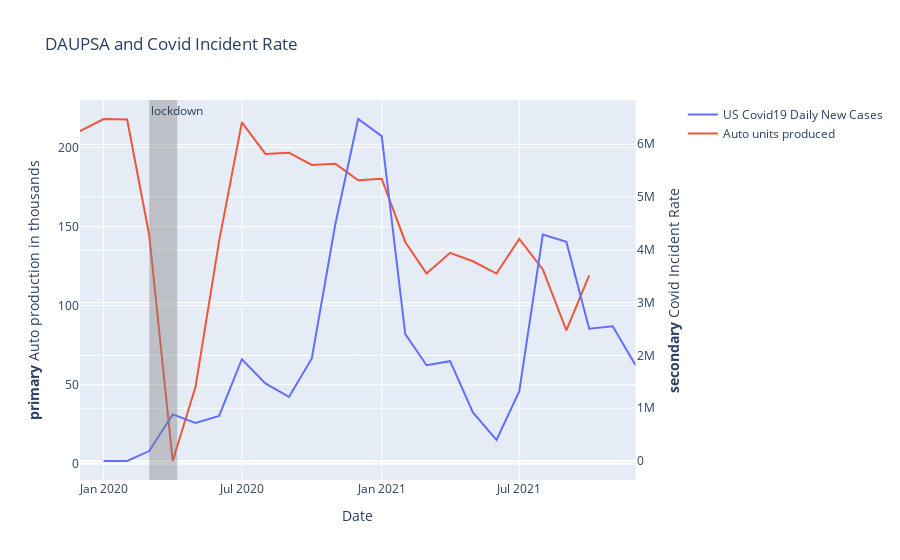

Notebook cell for this chart:
### Markdown cell above
The OICA data limits us to yearly observations so now we will look at the FRED Domestic Auto Production (DAUPSA). Domestic auto production is defined as all autos assembled in the U.S.

### Code cell
# formatting daupsa data 
daupsa_pdf.DATE = pd.to_datetime(daupsa_pdf.DATE) 
# filtering out values 
daupsa_pdf = daupsa_pdf[daupsa_pdf['DATE']>'2019-11']


# Formatting mothnly covid data 
us_new_cases_pdf['day'] = 1
us_new_cases_pdf['DATE'] = pd.to_datetime(us_new_cases_pdf[['year', 'month', 'day']])

# Plotting 
fig = make_subplots(specs=[[{"secondary_y": True}]])
# Add traces
fig.add_trace(
    go.Scatter(x=us_new_cases_pdf['DATE'], y=us_new_cases_pdf['New Cases'], name='US Covid19 Daily New Cases'),
    secondary_y=True,
)

fig.add_trace(
    go.Scatter(x=daupsa_pdf['DATE'], y=daupsa_pdf['DAUPSA'], name='Auto units produced'),
    secondary_y=False,
)

# Add figure title
fig.update_layout(
    title_text="DAUPSA and Covid Incident Rate"
)

# Set x-axis title
fig.update_xaxes(title_text="Date")

# Set y-axes titles
fig.update_yaxes(title_text="<b>primary</b> Auto production in thousands", secondary_y=False)
fig.update_yaxes(title_text="<b>secondary</b> Covid Incident Rate", secondary_y=True)
fig.add_vrect(x0='2020-03-01', x1='2020-04-07', line_width=0, fillcolor="grey", opacity=0.4,
                annotation_text="lockdown", annotation_position="top left",)
fig.show()

### Figure 1 — Plotly figure (JSON) as saved in the notebook; plotly's stock layout.template omitted (floating-point values rounded to 4 significant figures)
{"data": [{"name": "US Covid19 Daily New Cases", "type": "scatter", "x": ["2020-01-01T00:00:00", "2020-02-01T00:00:00", "2020-03-01T00:00:00", "2020-04-01T00:00:00", "2020-05-01T00:00:00", "2020-06-01T00:00:00", "2020-07-01T00:00:00", "2020-08-01T00:00:00", "2020-09-01T00:00:00", "2020-10-01T00:00:00", "2020-11-01T00:00:00", "2020-12-01T00:00:00", "2021-01-01T00:00:00", "2021-02-01T00:00:00", "2021-03-01T00:00:00", "2021-04-01T00:00:00", "2021-05-01T00:00:00", "2021-06-01T00:00:00", "2021-07-01T00:00:00", "2021-08-01T00:00:00", "2021-09-01T00:00:00", "2021-10-01T00:00:00", "2021-11-01T00:00:00", "2021-12-01T00:00:00"], "xaxis": "x", "y": [6, 64, 188148, 882138, 721866, 855122, 1928360, 1467923, 1212985, 1940998, 4489359, 6477113, 6152181, 2402500, 1814158, 1891308, 920788, 400686, 1318567, 4289817, 4149447, 2504093, 2552882, 1814034], "yaxis": "y2"}, {"name": "Auto units produced", "type": "scatter", "x": ["2019-12-01T00:00:00", "2020-01-01T00:00:00", "2020-02-01T00:00:00", "2020-03-01T00:00:00", "2020-04-01T00:00:00", "2020-05-01T00:00:00", "2020-06-01T00:00:00", "2020-07-01T00:00:00", "2020-08-01T00:00:00", "2020-09-01T00:00:00", "2020-10-01T00:00:00", "2020-11-01T00:00:00", "2020-12-01T00:00:00", "2021-01-01T00:00:00", "2021-02-01T00:00:00", "2021-03-01T00:00:00", "2021-04-01T00:00:00", "2021-05-01T00:00:00", "2021-06-01T00:00:00", "2021-07-01T00:00:00", "2021-08-01T00:00:00", "2021-09-01T00:00:00", "2021-10-01T00:00:00"], "xaxis": "x", "y": [210.4, 218.1, 217.8, 144.9, 1.7, 48.6, 140.7, 216, 196, 196.8, 189, 189.8, 179.3, 180.3, 140.3, 120.3, 133.4, 128.1, 120.3, 142.2, 122.9, 84.3, 119.2], "yaxis": "y"}], "layout": {"annotations": [{"showarrow": false, "text": "lockdown", "x": "2020-03-01", "xanchor": "left", "xref": "x", "y": 1, "yanchor": "top", "yref": "y domain"}], "shapes": [{"fillcolor": "grey", "line": {"width": 0}, "opacity": 0.4, "type": "rect", "x0": "2020-03-01", "x1": "2020-04-07", "xref": "x", "y0": 0, "y1": 1, "yref": "y domain"}], "title": {"text": "DAUPSA and Covid Incident Rate"}, "xaxis": {"anchor": "y", "domain": [0, 0.94], "title": {"text": "Date"}}, "yaxis": {"anchor": "x", "domain": [0, 1], "title": {"text": "<b>primary</b> Auto production in thousands"}}, "yaxis2": {"anchor": "x", "overlaying": "y", "side": "right", "title": {"text": "<b>secondary</b> Covid Incident Rate"}}}}
